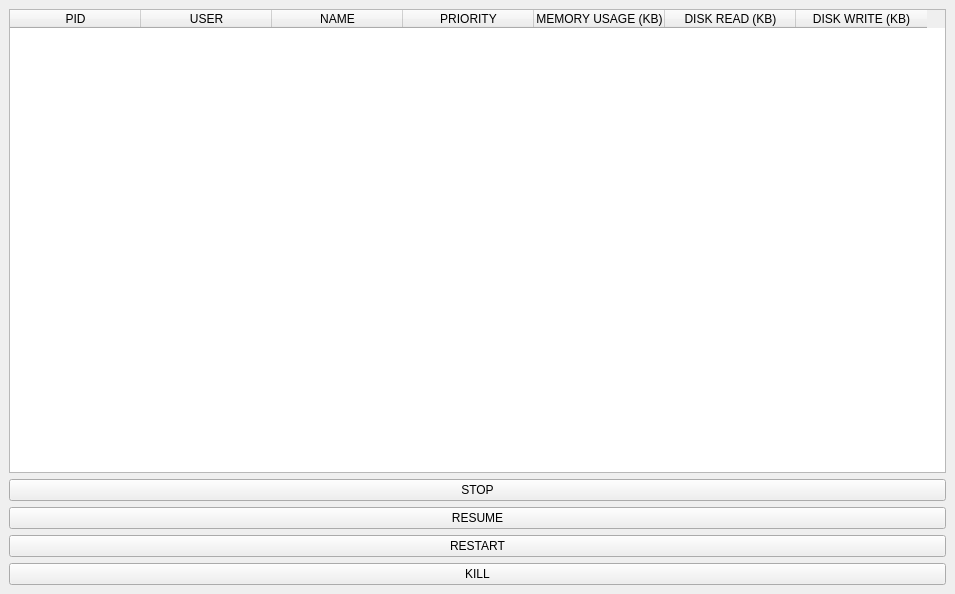
<?xml version="1.0" encoding="UTF-8"?>
<ui version="4.0">
 <class>MainWindow</class>
 <widget class="QMainWindow" name="MainWindow">
  <property name="geometry">
   <rect>
    <x>0</x>
    <y>0</y>
    <width>955</width>
    <height>594</height>
   </rect>
  </property>
  <property name="windowTitle">
   <string>Gerenciador de Processos Python</string>
  </property>
  <widget class="QWidget" name="centralwidget">
   <layout class="QHBoxLayout" name="horizontalLayout">
    <item>
     <layout class="QVBoxLayout" name="verticalLayout_7">
      <item>
       <widget class="QTableWidget" name="table__list_process">
        <property name="sizePolicy">
         <sizepolicy hsizetype="MinimumExpanding" vsizetype="MinimumExpanding">
          <horstretch>0</horstretch>
          <verstretch>0</verstretch>
         </sizepolicy>
        </property>
        <property name="selectionMode">
         <enum>QAbstractItemView::SingleSelection</enum>
        </property>
        <property name="selectionBehavior">
         <enum>QAbstractItemView::SelectRows</enum>
        </property>
        <property name="showGrid">
         <bool>true</bool>
        </property>
        <property name="sortingEnabled">
         <bool>true</bool>
        </property>
        <attribute name="horizontalHeaderDefaultSectionSize">
         <number>131</number>
        </attribute>
        <column>
         <property name="text">
          <string>PID</string>
         </property>
        </column>
        <column>
         <property name="text">
          <string>USER</string>
         </property>
        </column>
        <column>
         <property name="text">
          <string>NAME</string>
         </property>
        </column>
        <column>
         <property name="text">
          <string>PRIORITY</string>
         </property>
        </column>
        <column>
         <property name="text">
          <string>MEMORY USAGE (KB)</string>
         </property>
        </column>
        <column>
         <property name="text">
          <string>DISK READ (KB)</string>
         </property>
        </column>
        <column>
         <property name="text">
          <string>DISK WRITE (KB)</string>
         </property>
        </column>
       </widget>
      </item>
      <item>
       <widget class="QPushButton" name="button__stop">
        <property name="text">
         <string>STOP</string>
        </property>
       </widget>
      </item>
      <item>
       <widget class="QPushButton" name="button__resume">
        <property name="text">
         <string>RESUME</string>
        </property>
       </widget>
      </item>
      <item>
       <widget class="QPushButton" name="button__restart">
        <property name="text">
         <string>RESTART</string>
        </property>
       </widget>
      </item>
      <item>
       <widget class="QPushButton" name="button__kill">
        <property name="text">
         <string>KILL</string>
        </property>
       </widget>
      </item>
     </layout>
    </item>
   </layout>
  </widget>
 </widget>
 <resources/>
 <connections/>
</ui>
